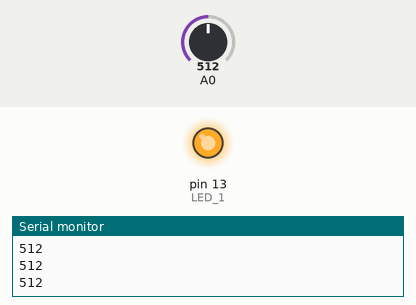
Recording of a sketch running on a simulated Arduino Uno, built with avr-gcc and run on an emulated ATmega328P. Parts: output pins drawn as LEDs (lit = HIGH), the last lines printed to the serial monitor. Inputs (shaded band) come from the test bench; at power-on: A0 = 512.

Above: at 1.2 s.
1.3 s: A0 set to 109
2.8 s: A0 set to 89
At 3.1 s:
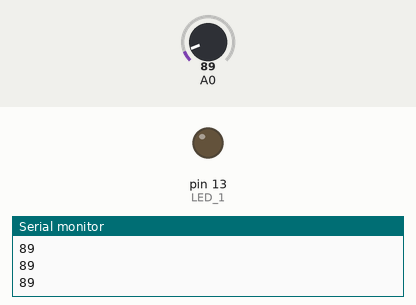
4.3 s: A0 set to 110
At 5.4 s:
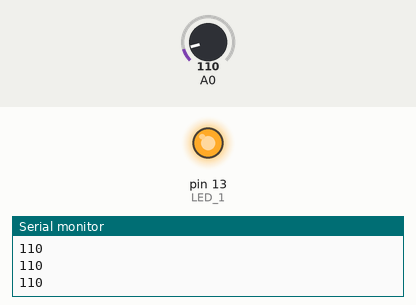
5.8 s: A0 set to 90
At 6.6 s:
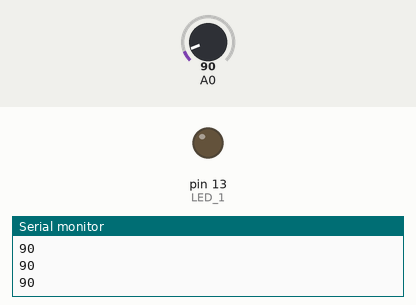
Timing chart, 0 to 8.3 s (numbered marks = the images above; inputs shaded):
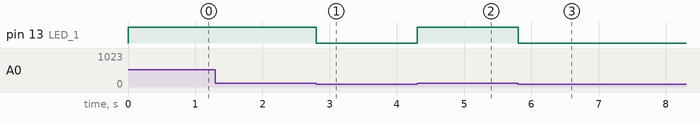

Measured:
- the behaviour switches between 101 and 100 on A0 (found by bisection; images 0 and 1)
- after the input at 2.8 s, pin 13 (LED_1): HIGH → LOW at once
- after the input at 4.3 s, pin 13 (LED_1): LOW → HIGH at once
- after the input at 5.8 s, pin 13 (LED_1): HIGH → LOW at once

The sketch:

main2.ino
```cpp
// I'm really hate C++ code
#define LED_1 13

void setup() {
  	pinMode(LED_1, OUTPUT);
  	Serial.begin(9600);
}

void loop() {
	Serial.println(get_value());
	if (get_value() > 100) {
  		digitalWrite(13, HIGH);
    	} else {
    		digitalWrite(13, LOW);
    	}
}

int get_value() {
	return analogRead(A0);
}
```
